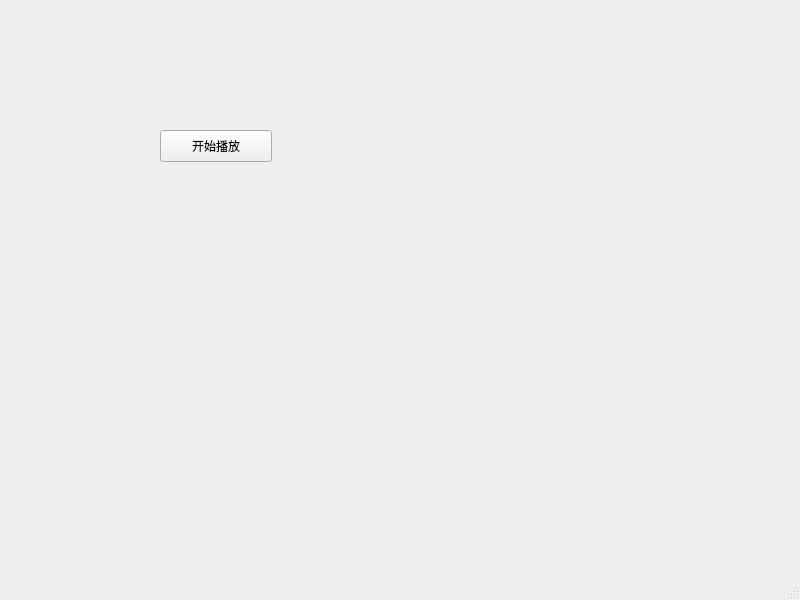
<?xml version="1.0" encoding="UTF-8"?>
<ui version="4.0">
 <class>MainWindow</class>
 <widget class="QMainWindow" name="MainWindow">
  <property name="geometry">
   <rect>
    <x>0</x>
    <y>0</y>
    <width>800</width>
    <height>600</height>
   </rect>
  </property>
  <property name="windowTitle">
   <string>MainWindow</string>
  </property>
  <widget class="QWidget" name="centralwidget">
   <widget class="QPushButton" name="playButton">
    <property name="geometry">
     <rect>
      <x>160</x>
      <y>130</y>
      <width>112</width>
      <height>32</height>
     </rect>
    </property>
    <property name="text">
     <string>开始播放</string>
    </property>
   </widget>
  </widget>
  <widget class="QMenuBar" name="menubar">
   <property name="geometry">
    <rect>
     <x>0</x>
     <y>0</y>
     <width>800</width>
     <height>22</height>
    </rect>
   </property>
  </widget>
  <widget class="QStatusBar" name="statusbar"/>
 </widget>
 <resources/>
 <connections/>
</ui>
